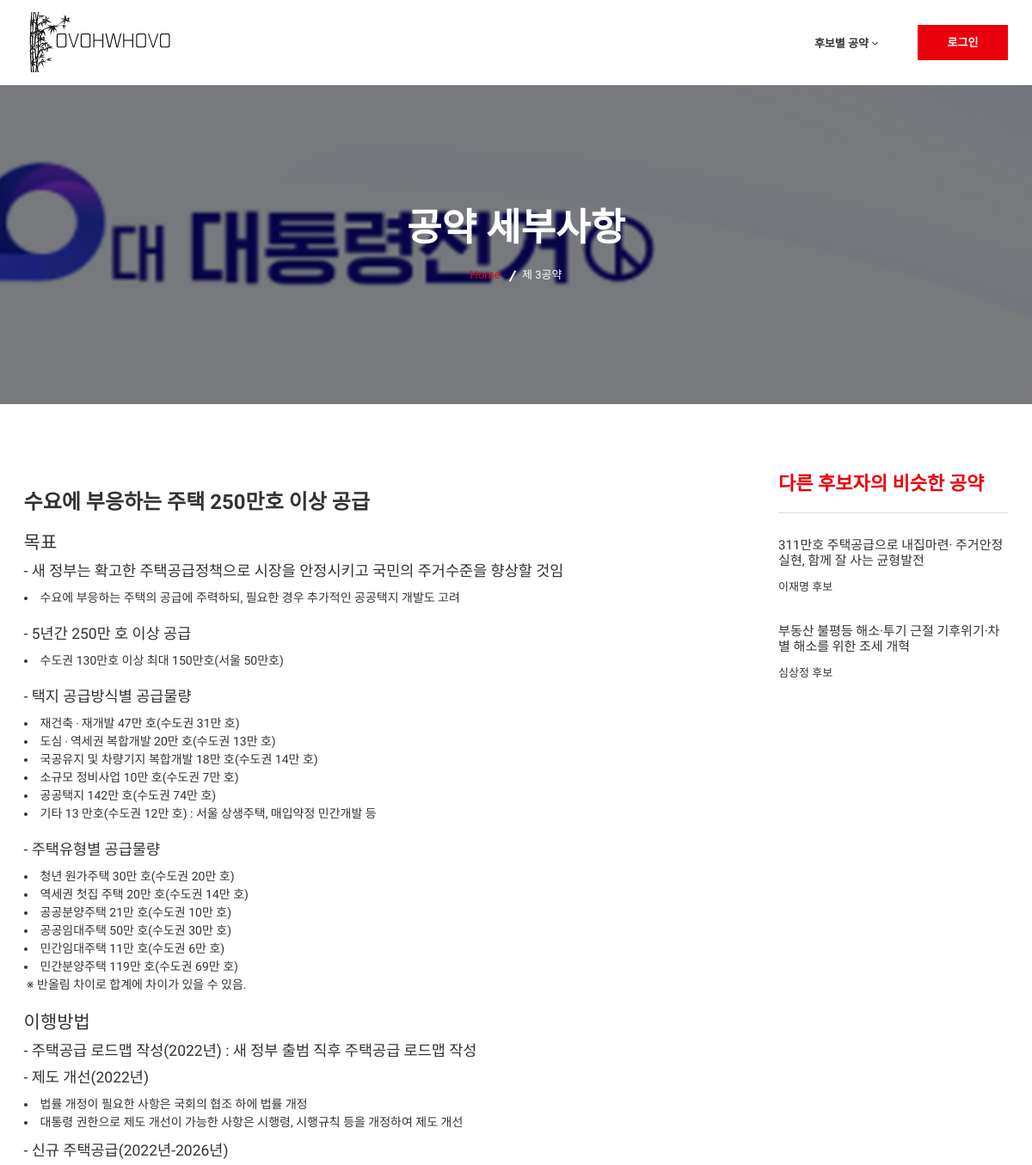
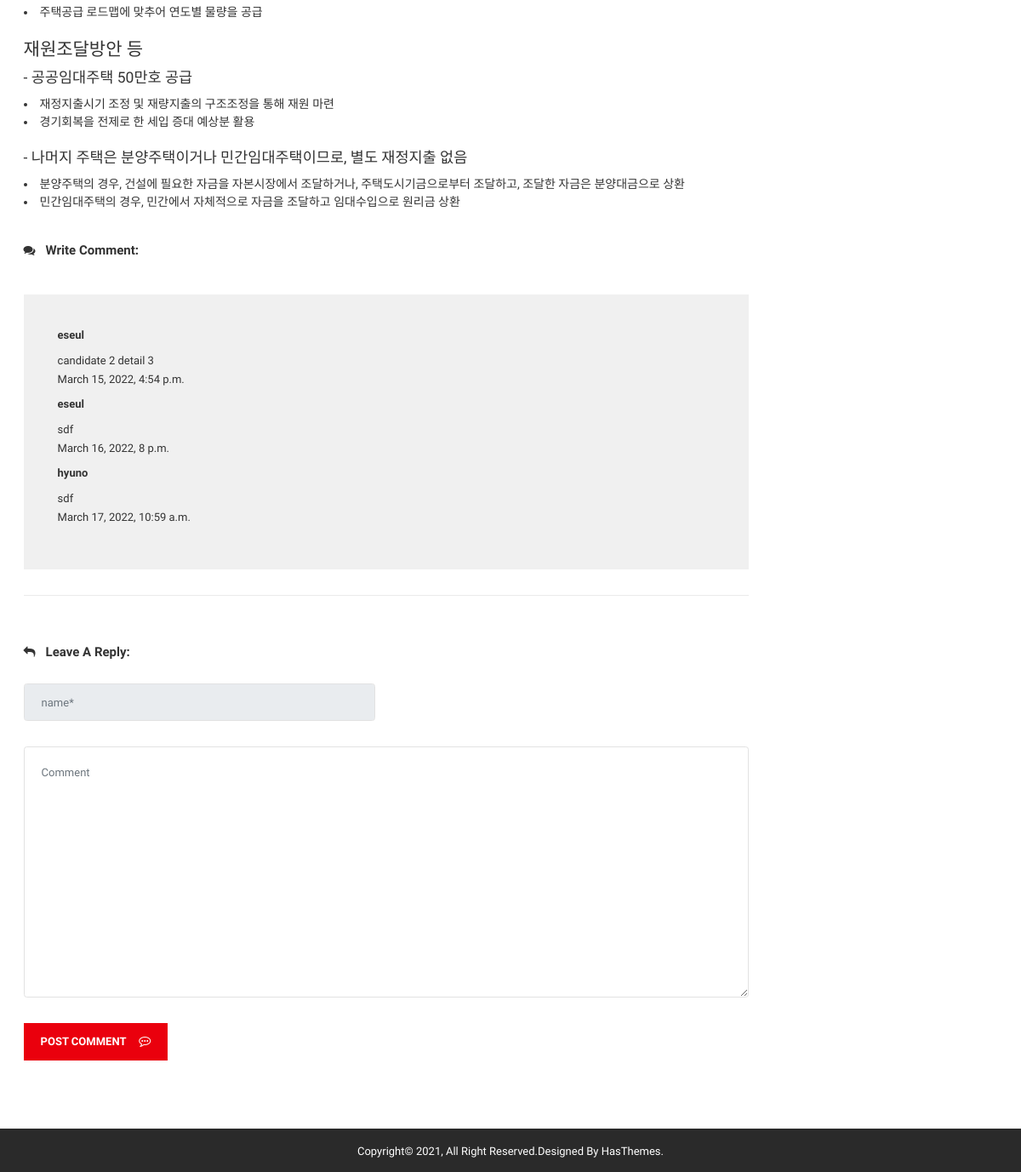
Screenshot of /candidate2/detail03/ with the database file from the repository (2 pictures, top to bottom).
### bbsApp/models.py (models this page shows)
class Post(models.Model):
    id            = models.BigAutoField(help_text = "Post ID", primary_key=True)
    candidate_num = models.IntegerField()
    detail_num    = models.IntegerField()
    writer_id     = models.TextField(max_length=100)
    content       = models.TextField(blank=False, null=False)
    create_date   = models.DateTimeField(auto_now=True)
    modify_date   = models.DateTimeField(auto_now=True)

### candidate2App/views.py (the view)
# urls.py: path('detail03/', views.detail03),
def detail03(request):
    print('>>> detail03')
    candidate_num = 2
    detail_num = 3
    Posts = Post.objects.filter(candidate_num=candidate_num, detail_num=detail_num)
    if request.session.get('member_name'):
        print('>>> our member')
        context = {
            'session_member_name': request.session.get('member_name'),
            'session_member_id': request.session.get('member_id'),
            'candidate_num': candidate_num,
            'detail_num': detail_num,
            'Posts': Posts
        }
        return render(request, 'candidate2/blogDetail03.html', context)
    else:
        context = {
            'candidate_num': candidate_num,
            'detail_num': detail_num,
            'Posts': Posts
        }
        return render(request, 'candidate2/blogDetail03.html', context)

### candidate2App/templates/candidate2/blogDetail03.html (shortened to what this page needs)
{% load static %}
<!doctype html>
<html class="no-js" lang="en">
    <head>
        <link rel="stylesheet" href="{% static 'css/bootstrap.min.css' %}">
        <link rel="stylesheet" href="{% static 'css/font-awesome.min.css' %}">
        <link rel="stylesheet" href="{% static 'css/meanmenu.min.css' %}">
        <link rel="stylesheet" href="{% static 'css/owl.carousel.min.css' %}">
		<link rel="stylesheet" href="{% static 'lib/css/nivo-slider.css' %}" type="text/css" />
		<link rel="stylesheet" href="{% static 'lib/css/preview.css' %}" type="text/css" media="screen" />
        <link rel="stylesheet" href="{% static 'css/chosen.min.css' %}">
        <link rel="stylesheet" href="{% static 'css/animate.css' %}">
        <link rel="stylesheet" href="{% static 'css/magnific-popup.css' %}">
        <link rel="stylesheet" href="{% static 'css/normalize.css' %}">
        <link rel="stylesheet" href="{% static 'css/main.css' %}">
        <link rel="stylesheet" href="{% static 'style.css' %}">
        <link rel="stylesheet" href="{% static 'css/responsive.css' %}">
    </head>
    <body>
        <div class="wrapper">
            <header class="header-area">
                <div class="header-bottom stick-h2">
                    <div class="container">
                        <div class="row">
                            <div class="col-lg-12">
                                <div class="logo floatleft">
                                    <a href="../../whovo">
                                        <img alt="" src="{% static 'img/logo/whovologo.png' %}">
                                    </a>
                                </div>
                                <div class="header-search floatright">
                                    {% if session_member_name %}
                                    <div class="header-button floatright">
                                        <a href="../../user/logout">로그아웃</a>
                                    </div>
                                    {% else %}
                                    <div class="header-button floatright">
                                        <a href="../../user/index">로그인</a>
                                    </div>
                                    {% endif %}
                                </div>
                                <div class="main-menu floatright">
                                    <nav>
                                        <ul>
                                            <li><a href=""> 후보별 공약 <i class="fa fa-angle-down" aria-hidden="true"></i></a>
                                            </li>
                                        </ul>
                                    </nav>
                                </div>
                            </div>
                        </div>
                    </div>
                </div>
            </header>
            <section class="breadcrumbs-area ptb-140 about-bg">
                <div class="container">
                    <div class="row">
                        <div class="col-lg-12 text-center">
                            <div class="breadcrumbs">
                                <h2 class="page-title">공약 세부사항</h2>
                                <ul>
                                    <li><a href="../../whovo/">Home</a></li>
                                    <li>제 3공약</li>
                                </ul>
                            </div>
                        </div>
                    </div>
                </div>
            </section>
            <section class="blog-two-details-area ptb-80">
                <div class="container">
                    <div class="row">
                        <div class="col-lg-9">
                            <div class="blog-container-inner">
                                <div class="visual-inner">
                                    <h3 class="blog-title">
                                        수요에 부응하는 주택 250만호 이상 공급
                                    </h3>
                                    <div class="blog-content">
                                        <h4>목표</h4>
                                        <h5>- 새 정부는 확고한 주택공급정책으로 시장을 안정시키고 국민의 주거수준을 향상할 것임</h5>
                                        <li>수요에 부응하는 주택의 공급에 주력하되, 필요한 경우 추가적인 공공택지 개발도 고려</li><br/>
                                        <h5>- 5년간 250만 호 이상 공급</h5>
                                        <li>수도권 130만호 이상 최대 150만호(서울 50만호)</li><br/>
                                        <h5>- 택지 공급방식별 공급물량</h5>
                                        <li>재건축 ‧ 재개발 47만 호(수도권 31만 호)</li>
                                        <li>도심 ‧ 역세권 복합개발 20만 호(수도권 13만 호)</li>
                                        <li>국공유지 및 차량기지 복합개발 18만 호(수도권 14만 호)</li>
                                        <li>소규모 정비사업 10만 호(수도권 7만 호)</li>
                                        <li>공공택지 142만 호(수도권 74만 호)</li>
                                        <li>기타 13 만호(수도권 12만 호) : 서울 상생주택, 매입약정 민간개발 등</li><br/>
                                        <h5>- 주택유형별 공급물량</h5>
                                        <li>청년 원가주택 30만 호(수도권 20만 호)</li>
                                        <li>역세권 첫집 주택 20만 호(수도권 14만 호)</li>
                                        <li>공공분양주택 21만 호(수도권 10만 호)</li>
                                        <li>공공임대주택 50만 호(수도권 30만 호)</li>
                                        <li>민간임대주택 11만 호(수도권 6만 호)</li>
                                        <li>민간분양주택 119만 호(수도권 69만 호)</li>
                                        <h7>&nbsp;※ 반올림 차이로 합계에 차이가 있을 수 있음.</h7><br/><br/>
                                        <h4>이행방법</h4>
                                        <h5>- 주택공급 로드맵 작성(2022년) : 새 정부 출범 직후 주택공급 로드맵 작성</h5>
                                        <h5>- 제도 개선(2022년)</h5>
                                        <li>법률 개정이 필요한 사항은 국회의 협조 하에 법률 개정</li>
                                        <li>대통령 권한으로 제도 개선이 가능한 사항은 시행령, 시행규칙 등을 개정하여 제도 개선</li><p/>
                                        <h5>- 신규 주택공급(2022년-2026년)</h5>
                                        <li>주택공급 로드맵에 맞추어 연도별 물량을 공급</li><br/>
                                        <h4>재원조달방안 등</h4>
                                        <h5>- 공공임대주택 50만호 공급</h5>
                                        <li>재정지출시기 조정 및 재량지출의 구조조정을 통해 재원 마련</li>
                                        <li>경기회복을 전제로 한 세입 증대 예상분 활용</li><br/>
                                        <h5>- 나머지 주택은 분양주택이거나 민간임대주택이므로, 별도 재정지출 없음</h5>
                                        <li>분양주택의 경우, 건설에 필요한 자금을 자본시장에서 조달하거나, 주택도시기금으로부터 조달하고, 조달한 자금은 분양대금으로 상환</li>
                                        <li>민간임대주택의 경우, 민간에서 자체적으로 자금을 조달하고 임대수입으로 원리금 상환</li>
                                    </div>
                                </div>
                                <div  class="blog-comment">
                                    <p><i class="fa fa-comments" aria-hidden="true"></i>Write Comment:</p>
                                    <div class="blog-reply-all2">
                                        <div id="blog-top" class="blog-top">
                                            {% for bbs in Posts %}
                                            <div  class="blog-img-details">
                                                <div class="blog-title" align="right">
                                                    <h3>{{bbs.writer_id}}</h3>
                                                </div>
                                                <p>{{bbs.content}}</p>
                                                <span>{{bbs.create_date}}</span>
                                            </div>
                                            {% endfor %}
                                        </div>
                                    </div>
                                </div>
                                <div class="blog-input">
                                    <p><i class="fa fa-reply" aria-hidden="true"></i>Leave A Reply:</p>
                                    <form method="post" action="../../bbs/postForm" name="form">
                                        <div class="blog-from">
                                            <div class="row">
                                                <div class="col-lg-6">
                                                    {% if session_member_id %}
                                                    <input class="form-control bmrg" required="" id="writer_id" name= "writer_id" type="text" value="{{ session_member_id }}" readonly>
                                                    {% else %}
                                                    <input class="form-control bmrg" required="" type="text" placeholder="name*" disabled/>
                                                    {% endif %}
                                                </div>
                                                <div class="col-lg-12">
                                                    <textarea class="form-control" required="" name="content" id="content" placeholder="Comment"></textarea>
                                                    {% if session_member_id %}
                                                    <button class="submit" id="postBtn" type="button" value = "post">
                                                        Post Comment
                                                        <i class="fa fa-commenting-o" aria-hidden="true"></i>
                                                    </button>
                                                    {% else %}
                                                    <button class="submit" type="submit" value= "loginback" onclick="if(confirm('로그인 후 이용가능합니다. 로그인 페이지로 이동합니다.')){javascript: form.action='/user/index/';}">
                                                        Post Comment
                                                        <i class="fa fa-commenting-o" aria-hidden="true"></i>
                                                    </button>
                                                    {% endif %}
                                                </div>
                                            </div>
                                        </div>
                                    </form>
                                </div>
                            </div>
                        </div>
                        <div class="col-lg-3">
                            <div class="issues-categoris issues-top3 blog-two2">
                                <h3>다른 후보자의 비슷한 공약</h3>
                                <div class="event-sidebar-2">
                                    <div class="categori-list1">
                                        <div class="categori-list-one">
                                        <div class="categori-list-one">
                                            <div class="post-details">
                                                <h3><a href="../../candidate1/detail04/">311만호 주택공급으로 내집마련· 주거안정 실현, 함께 잘 사는 균형발전 </a></h3>
                                                <p>이재명 후보</p>
                                            </div>
                                        </div>
                                        <div class="categori-list-one">
                                            <div class="post-details">
                                                <h3><a href="../../candidate3/detail04/">부동산 불평등 해소·투기 근절 기후위기·차별 해소를 위한 조세 개혁 </a></h3>
                                                <p>심상정 후보 </p>
                                            </div>
                                        </div>
                                        <div class="categori-list-one mrg-nn">
                                        </div>
                                    </div>
                                </div>
                            </div>
            </section>
            <footer id="footer" class="social-area">
                <div class="footer-bottom">
                    <div class="container">
                        <div class="row">
                            <div class="footer-bottom-all">
                                <div class="col-lg-12 col-12 col-md-12">
                                    <div class="copyright-text text-center">
                                        <p>Copyright© 2021, All Right Reserved.Designed by <a href="https://hasthemes.com/"> HasThemes.</a></p>
                                    </div>
                                </div>
                            </div>
                        </div>
                    </div>
                </div>
            </footer>
        </div>
    </body>
</html>

### bbsApp/static/css/main.css (style rules this page uses)
html { color: #222; font-size: 1em; line-height: 1.4; }
audio, canvas, iframe, img, svg, video { vertical-align: middle; }
textarea { resize: vertical; }

### bbsApp/static/css/responsive.css (style rules this page uses)
@media (min-width: 1170px) and (max-width: 1450px) { .main-menu ul li { margin-left: 39px; } }

### rows the page displays
Post: writer_id "eseul", content "candidate 2 detail 3", create_date "March 15, 2022, 4:54 p.m."
Post: writer_id "eseul", content "sdf", create_date "March 16, 2022, 8 p.m."
Post: writer_id "hyuno", content "sdf", create_date "March 17, 2022, 10:59 a.m."
